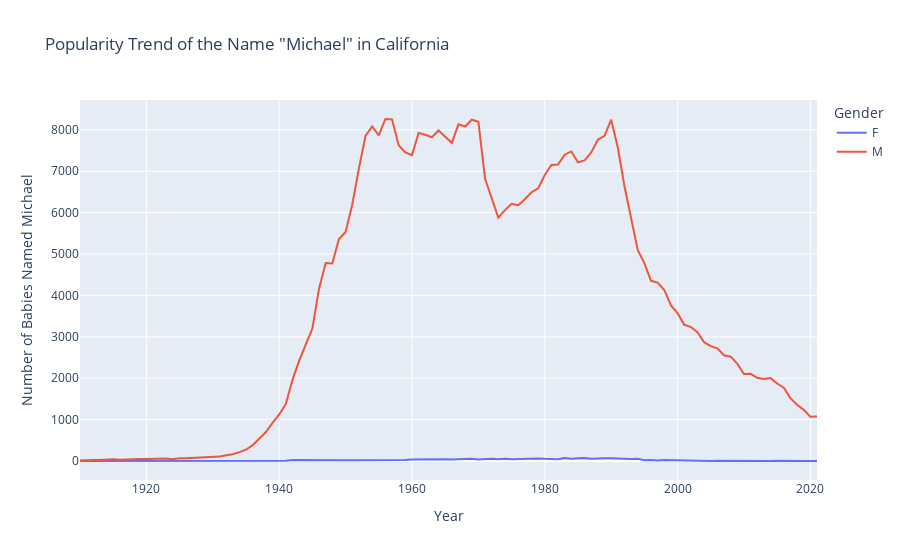
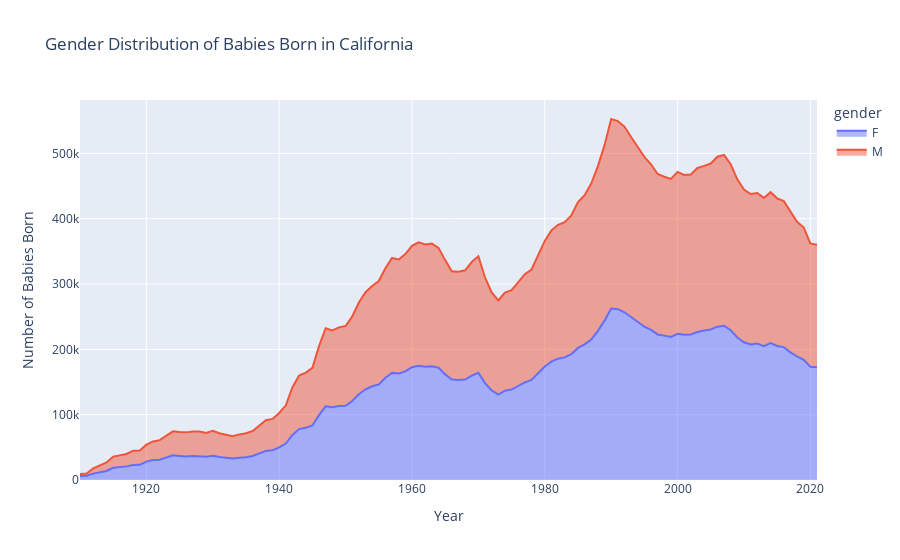
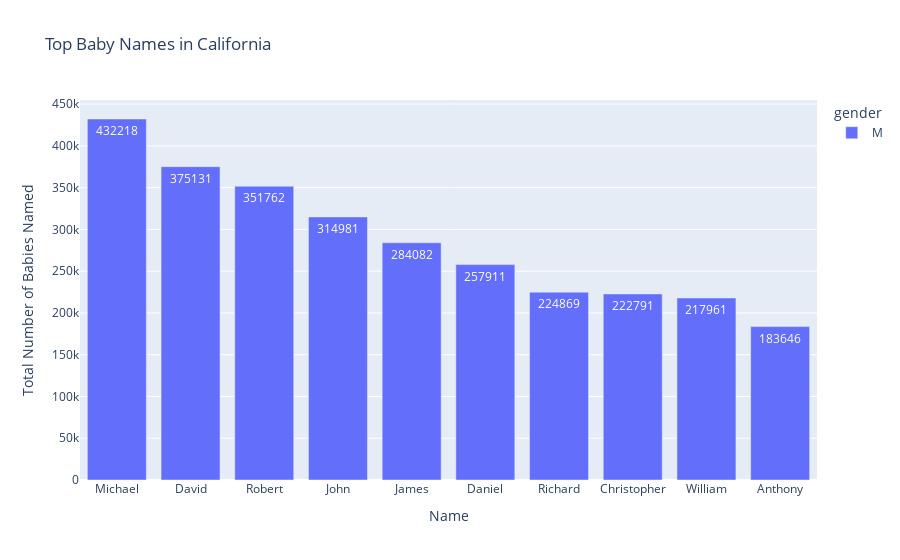
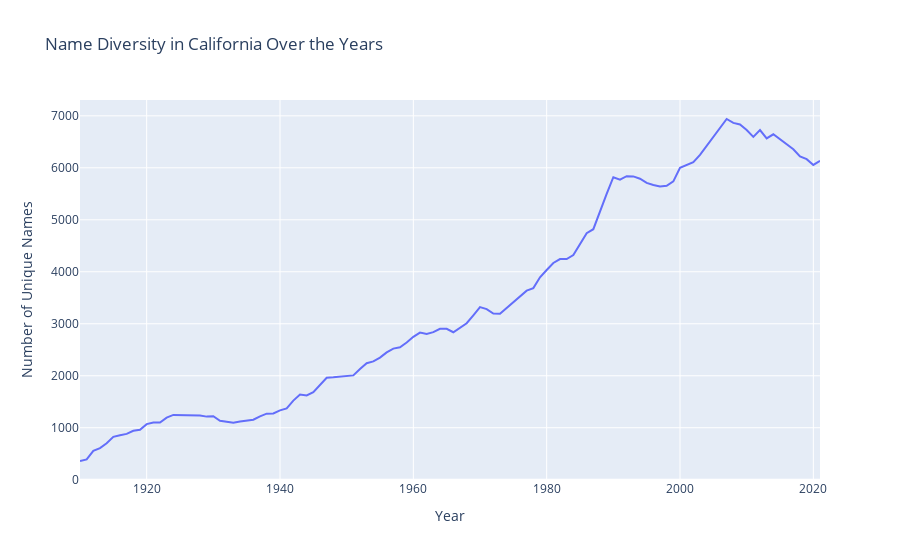

The cell these charts' notebook holds for them, in order:
### Code cell
# Importing Plotly for interactive visualizations
%matplotlib inline
import plotly.express as px
# 1. Name Popularity Trends in California for 'Michael'
fig1 = px.line(popularity_trend_michael.reset_index(), x='year', y=['F', 'M'], title='Popularity Trend of the Name "Michael" in California', labels={'value': 'Number of Babies', 'variable': 'Gender', 'year': 'Year'})
fig1.update_layout(xaxis_title='Year', yaxis_title='Number of Babies Named Michael')
# 2. Gender Distribution in California
gender_distribution_ca_melted = gender_distribution_ca.reset_index().melt(id_vars='year', value_vars=['F', 'M'], var_name='gender', value_name='count')
fig2 = px.area(gender_distribution_ca_melted, x='year', y='count', color='gender', title='Gender Distribution of Babies Born in California')
fig2.update_layout(xaxis_title='Year', yaxis_title='Number of Babies Born')
# 3. Top Names in California
fig3 = px.bar(top_names_ca, x='name', y='number', color='gender', title='Top Baby Names in California', text='number')
fig3.update_layout(xaxis_title='Name', yaxis_title='Total Number of Babies Named')
# 4. Name Diversity in California
fig4 = px.line(name_diversity_ca.reset_index(), x='year', y='name', title='Name Diversity in California Over the Years')
fig4.update_layout(xaxis_title='Year', yaxis_title='Number of Unique Names')
# Displaying the plots
fig1.show()
fig2.show()
fig3.show()
fig4.show()

### Figure 1 — Plotly figure (JSON) as saved in the notebook; plotly's stock layout.template omitted (floating-point values rounded to 4 significant figures)
{"data": [{"hovertemplate": "Gender=F<br>Year=%{x}<br>Number of Babies=%{y}<extra></extra>", "legendgroup": "F", "line": {"color": "#636efa", "dash": "solid"}, "marker": {"symbol": "circle"}, "mode": "lines", "name": "F", "orientation": "v", "showlegend": true, "type": "scatter", "x": [1910, 1911, 1912, 1913, 1914, 1915, 1916, 1917, 1918, 1919, 1920, 1921, 1922, 1923, 1924, 1925, 1926, 1927, 1928, 1929, 1930, 1931, 1932, 1933, 1934, 1935, 1936, 1937, 1938, 1939, 1940, 1941, 1942, 1943, 1944, 1945, 1946, 1947, 1948, 1949, 1950, 1951, 1952, 1953, 1954, 1955, 1956, 1957, 1958, 1959, 1960, 1961, 1962, 1963, 1964, 1965, 1966, 1967, 1968, 1969, 1970, 1971, 1972, 1973, 1974, 1975, 1976, 1977, 1978, 1979, 1980, 1981, 1982, 1983, 1984, 1985, 1986, 1987, 1988, 1989, 1990, 1991, 1992, 1993, 1994, 1995, 1996, 1997, 1998, 1999, 2000, 2001, 2002, 2003, 2004, 2005, 2006, 2007, 2008, 2009, 2010, 2011, 2012, 2013, 2014, 2015, 2016, 2017, 2018, 2019, 2020, 2021], "xaxis": "x", "y": [0, 0, 0, 0, 0, 0, 0, 0, 0, 0, 0, 0, 0, 0, 0, 0, 0, 0, 0, 0, 0, 0, 0, 0, 0, 0, 0, 0, 7, 9, 12, 8, 25, 22, 20, 22, 25, 20, 15, 20, 18, 19, 18, 23, 25, 28, 15, 21, 23, 23, 34, 38, 42, 45, 36, 44, 36, 48, 47, 55, 39, 52, 57, 45, 56, 45, 53, 63, 64, 62, 53, 55, 42, 70, 52, 64, 74, 55, 66, 65, 68, 55, 54, 46, 52, 20, 27, 13, 24, 19, 17, 12, 10, 9, 10, 0, 9, 7, 0, 0, 0, 0, 0, 0, 0, 5, 0, 0, 0, 0, 0, 0], "yaxis": "y"}, {"hovertemplate": "Gender=M<br>Year=%{x}<br>Number of Babies=%{y}<extra></extra>", "legendgroup": "M", "line": {"color": "#EF553B", "dash": "solid"}, "marker": {"symbol": "circle"}, "mode": "lines", "name": "M", "orientation": "v", "showlegend": true, "type": "scatter", "x": [1910, 1911, 1912, 1913, 1914, 1915, 1916, 1917, 1918, 1919, 1920, 1921, 1922, 1923, 1924, 1925, 1926, 1927, 1928, 1929, 1930, 1931, 1932, 1933, 1934, 1935, 1936, 1937, 1938, 1939, 1940, 1941, 1942, 1943, 1944, 1945, 1946, 1947, 1948, 1949, 1950, 1951, 1952, 1953, 1954, 1955, 1956, 1957, 1958, 1959, 1960, 1961, 1962, 1963, 1964, 1965, 1966, 1967, 1968, 1969, 1970, 1971, 1972, 1973, 1974, 1975, 1976, 1977, 1978, 1979, 1980, 1981, 1982, 1983, 1984, 1985, 1986, 1987, 1988, 1989, 1990, 1991, 1992, 1993, 1994, 1995, 1996, 1997, 1998, 1999, 2000, 2001, 2002, 2003, 2004, 2005, 2006, 2007, 2008, 2009, 2010, 2011, 2012, 2013, 2014, 2015, 2016, 2017, 2018, 2019, 2020, 2021], "xaxis": "x", "y": [13, 10, 23, 24, 35, 42, 33, 32, 35, 47, 48, 52, 58, 59, 45, 69, 67, 73, 86, 94, 109, 106, 140, 162, 215, 276, 380, 541, 701, 920, 1124, 1379, 1959, 2417, 2795, 3203, 4164, 4781, 4771, 5364, 5533, 6190, 7064, 7853, 8083, 7865, 8262, 8250, 7630, 7457, 7390, 7927, 7880, 7821, 7984, 7836, 7685, 8134, 8081, 8244, 8197, 6824, 6344, 5880, 6060, 6215, 6180, 6322, 6491, 6587, 6909, 7151, 7160, 7399, 7478, 7216, 7261, 7453, 7761, 7857, 8247, 7572, 6638, 5847, 5098, 4782, 4353, 4311, 4132, 3759, 3572, 3295, 3237, 3109, 2870, 2774, 2723, 2555, 2520, 2349, 2101, 2107, 2011, 1983, 2002, 1871, 1772, 1520, 1358, 1236, 1070, 1078], "yaxis": "y"}], "layout": {"legend": {"title": {"text": "Gender"}, "tracegroupgap": 0}, "title": {"text": "Popularity Trend of the Name \"Michael\" in California"}, "xaxis": {"anchor": "y", "domain": [0, 1], "title": {"text": "Year"}}, "yaxis": {"anchor": "x", "domain": [0, 1], "title": {"text": "Number of Babies Named Michael"}}}}

### Figure 2 — Plotly figure (JSON) as saved in the notebook; plotly's stock layout.template omitted (floating-point values rounded to 4 significant figures)
{"data": [{"fillpattern": {"shape": ""}, "hovertemplate": "gender=F<br>year=%{x}<br>count=%{y}<extra></extra>", "legendgroup": "F", "line": {"color": "#636efa"}, "marker": {"symbol": "circle"}, "mode": "lines", "name": "F", "orientation": "v", "showlegend": true, "stackgroup": "1", "type": "scatter", "x": [1910, 1911, 1912, 1913, 1914, 1915, 1916, 1917, 1918, 1919, 1920, 1921, 1922, 1923, 1924, 1925, 1926, 1927, 1928, 1929, 1930, 1931, 1932, 1933, 1934, 1935, 1936, 1937, 1938, 1939, 1940, 1941, 1942, 1943, 1944, 1945, 1946, 1947, 1948, 1949, 1950, 1951, 1952, 1953, 1954, 1955, 1956, 1957, 1958, 1959, 1960, 1961, 1962, 1963, 1964, 1965, 1966, 1967, 1968, 1969, 1970, 1971, 1972, 1973, 1974, 1975, 1976, 1977, 1978, 1979, 1980, 1981, 1982, 1983, 1984, 1985, 1986, 1987, 1988, 1989, 1990, 1991, 1992, 1993, 1994, 1995, 1996, 1997, 1998, 1999, 2000, 2001, 2002, 2003, 2004, 2005, 2006, 2007, 2008, 2009, 2010, 2011, 2012, 2013, 2014, 2015, 2016, 2017, 2018, 2019, 2020, 2021], "xaxis": "x", "y": [5950, 6602, 9804, 11860, 13815, 18643, 19555, 20864, 23052, 23289, 28136, 30479, 30917, 34123, 37891, 36915, 36129, 36783, 36751, 35733, 37250, 35101, 34228, 32894, 34210, 34916, 36816, 40591, 44516, 45619, 49924, 55734, 69017, 77973, 79836, 83506, 99286, 112884, 111416, 113221, 113540, 120927, 131350, 138847, 143489, 146162, 156441, 163954, 162926, 166317, 172642, 175037, 173460, 174107, 171881, 161664, 153728, 152931, 153801, 159863, 164025, 148402, 137068, 130786, 136620, 138446, 143870, 149564, 153324, 163311, 173704, 181272, 185732, 187700, 192582, 202220, 207669, 215090, 228386, 243981, 262392, 261491, 256740, 249579, 242466, 234571, 229760, 222831, 220985, 219046, 223787, 222258, 222701, 226618, 228771, 230356, 234696, 236180, 229238, 218210, 210884, 207511, 208960, 204977, 209465, 205133, 203453, 195466, 189066, 183982, 173428, 172693], "yaxis": "y"}, {"fillpattern": {"shape": ""}, "hovertemplate": "gender=M<br>year=%{x}<br>count=%{y}<extra></extra>", "legendgroup": "M", "line": {"color": "#EF553B"}, "marker": {"symbol": "circle"}, "mode": "lines", "name": "M", "orientation": "v", "showlegend": true, "stackgroup": "1", "type": "scatter", "x": [1910, 1911, 1912, 1913, 1914, 1915, 1916, 1917, 1918, 1919, 1920, 1921, 1922, 1923, 1924, 1925, 1926, 1927, 1928, 1929, 1930, 1931, 1932, 1933, 1934, 1935, 1936, 1937, 1938, 1939, 1940, 1941, 1942, 1943, 1944, 1945, 1946, 1947, 1948, 1949, 1950, 1951, 1952, 1953, 1954, 1955, 1956, 1957, 1958, 1959, 1960, 1961, 1962, 1963, 1964, 1965, 1966, 1967, 1968, 1969, 1970, 1971, 1972, 1973, 1974, 1975, 1976, 1977, 1978, 1979, 1980, 1981, 1982, 1983, 1984, 1985, 1986, 1987, 1988, 1989, 1990, 1991, 1992, 1993, 1994, 1995, 1996, 1997, 1998, 1999, 2000, 2001, 2002, 2003, 2004, 2005, 2006, 2007, 2008, 2009, 2010, 2011, 2012, 2013, 2014, 2015, 2016, 2017, 2018, 2019, 2020, 2021], "xaxis": "x", "y": [3213, 3381, 8142, 10234, 13111, 17192, 17946, 19052, 21640, 21831, 26006, 28506, 30090, 33794, 36561, 36581, 36783, 37426, 37513, 36381, 38053, 36364, 35296, 34001, 35583, 36684, 38115, 43147, 47104, 47847, 52701, 58561, 73012, 81839, 84510, 88252, 105655, 119423, 117610, 120404, 122045, 129543, 140332, 148639, 153616, 158414, 167784, 176015, 174608, 179563, 185891, 188879, 187006, 187785, 183508, 174915, 165698, 165899, 167243, 173818, 178406, 161635, 150172, 144257, 150339, 152077, 158682, 165453, 168914, 179741, 192270, 200871, 204842, 206905, 212362, 223343, 228285, 238729, 252172, 268628, 290221, 287817, 284275, 275385, 266817, 260049, 253520, 245573, 243304, 241784, 247836, 244654, 245018, 251003, 252078, 254097, 260225, 261410, 254069, 242042, 233681, 230233, 230351, 226869, 231107, 226038, 223379, 215369, 206085, 202522, 188752, 187304], "yaxis": "y"}], "layout": {"legend": {"title": {"text": "gender"}, "tracegroupgap": 0}, "title": {"text": "Gender Distribution of Babies Born in California"}, "xaxis": {"anchor": "y", "domain": [0, 1], "title": {"text": "Year"}}, "yaxis": {"anchor": "x", "domain": [0, 1], "title": {"text": "Number of Babies Born"}}}}

### Figure 3 — Plotly figure (JSON) as saved in the notebook; plotly's stock layout.template omitted (floating-point values rounded to 4 significant figures)
{"data": [{"alignmentgroup": "True", "hovertemplate": "gender=M<br>name=%{x}<br>number=%{text}<extra></extra>", "legendgroup": "M", "marker": {"color": "#636efa", "pattern": {"shape": ""}}, "name": "M", "offsetgroup": "M", "orientation": "v", "showlegend": true, "text": [432218, 375131, 351762, 314981, 284082, 257911, 224869, 222791, 217961, 183646], "textposition": "auto", "type": "bar", "x": ["Michael", "David", "Robert", "John", "James", "Daniel", "Richard", "Christopher", "William", "Anthony"], "xaxis": "x", "y": [432218, 375131, 351762, 314981, 284082, 257911, 224869, 222791, 217961, 183646], "yaxis": "y"}], "layout": {"barmode": "relative", "legend": {"title": {"text": "gender"}, "tracegroupgap": 0}, "title": {"text": "Top Baby Names in California"}, "xaxis": {"anchor": "y", "domain": [0, 1], "title": {"text": "Name"}}, "yaxis": {"anchor": "x", "domain": [0, 1], "title": {"text": "Total Number of Babies Named"}}}}

### Figure 4 — Plotly figure (JSON) as saved in the notebook; plotly's stock layout.template omitted (floating-point values rounded to 4 significant figures)
{"data": [{"hovertemplate": "year=%{x}<br>name=%{y}<extra></extra>", "legendgroup": "", "line": {"color": "#636efa", "dash": "solid"}, "marker": {"symbol": "circle"}, "mode": "lines", "name": "", "orientation": "v", "showlegend": false, "type": "scatter", "x": [1910, 1911, 1912, 1913, 1914, 1915, 1916, 1917, 1918, 1919, 1920, 1921, 1922, 1923, 1924, 1925, 1926, 1927, 1928, 1929, 1930, 1931, 1932, 1933, 1934, 1935, 1936, 1937, 1938, 1939, 1940, 1941, 1942, 1943, 1944, 1945, 1946, 1947, 1948, 1949, 1950, 1951, 1952, 1953, 1954, 1955, 1956, 1957, 1958, 1959, 1960, 1961, 1962, 1963, 1964, 1965, 1966, 1967, 1968, 1969, 1970, 1971, 1972, 1973, 1974, 1975, 1976, 1977, 1978, 1979, 1980, 1981, 1982, 1983, 1984, 1985, 1986, 1987, 1988, 1989, 1990, 1991, 1992, 1993, 1994, 1995, 1996, 1997, 1998, 1999, 2000, 2001, 2002, 2003, 2004, 2005, 2006, 2007, 2008, 2009, 2010, 2011, 2012, 2013, 2014, 2015, 2016, 2017, 2018, 2019, 2020, 2021], "xaxis": "x", "y": [360, 391, 554, 609, 701, 824, 857, 882, 942, 961, 1069, 1101, 1100, 1194, 1247, 1246, 1240, 1236, 1237, 1214, 1222, 1135, 1118, 1094, 1120, 1131, 1154, 1220, 1270, 1274, 1335, 1372, 1522, 1638, 1621, 1684, 1825, 1962, 1971, 1984, 1990, 2007, 2131, 2241, 2276, 2348, 2449, 2522, 2547, 2639, 2749, 2830, 2804, 2838, 2904, 2902, 2837, 2919, 3010, 3162, 3321, 3283, 3198, 3193, 3300, 3415, 3527, 3637, 3686, 3895, 4034, 4170, 4245, 4245, 4322, 4535, 4741, 4819, 5167, 5497, 5819, 5772, 5838, 5835, 5791, 5710, 5668, 5639, 5653, 5740, 6001, 6047, 6108, 6247, 6417, 6579, 6772, 6939, 6865, 6834, 6728, 6594, 6727, 6565, 6645, 6551, 6440, 6358, 6219, 6167, 6056, 6134], "yaxis": "y"}], "layout": {"legend": {"tracegroupgap": 0}, "title": {"text": "Name Diversity in California Over the Years"}, "xaxis": {"anchor": "y", "domain": [0, 1], "title": {"text": "Year"}}, "yaxis": {"anchor": "x", "domain": [0, 1], "title": {"text": "Number of Unique Names"}}}}
